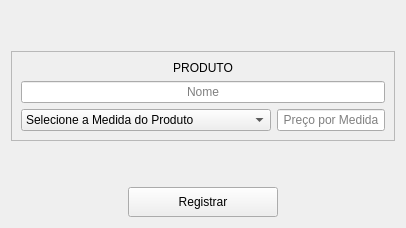
                <widget class="QWidget" name="tab_produtos_cadastrar">
                 <property name="sizePolicy">
                  <sizepolicy hsizetype="Preferred" vsizetype="Preferred">
                   <horstretch>0</horstretch>
                   <verstretch>0</verstretch>
                  </sizepolicy>
                 </property>
                 <attribute name="title">
                  <string>Cadastro</string>
                 </attribute>
                 <layout class="QVBoxLayout" name="verticalLayout_19">
                  <item>
                   <spacer name="verticalSpacer_10">
                    <property name="orientation">
                     <enum>Qt::Vertical</enum>
                    </property>
                    <property name="sizeHint" stdset="0">
                     <size>
                      <width>20</width>
                      <height>40</height>
                     </size>
                    </property>
                   </spacer>
                  </item>
                  <item>
                   <widget class="QFrame" name="frame_6">
                    <property name="frameShape">
                     <enum>QFrame::StyledPanel</enum>
                    </property>
                    <property name="frameShadow">
                     <enum>QFrame::Raised</enum>
                    </property>
                    <layout class="QGridLayout" name="gridLayout_3">
                     <item row="2" column="0" colspan="2">
                      <widget class="QLineEdit" name="txt_nome_produto">
                       <property name="alignment">
                        <set>Qt::AlignCenter</set>
                       </property>
                       <property name="placeholderText">
                        <string>Nome</string>
                       </property>
                      </widget>
                     </item>
                     <item row="1" column="0" colspan="2">
                      <widget class="QLabel" name="lb_cadastro_produto">
                       <property name="layoutDirection">
                        <enum>Qt::LeftToRight</enum>
                       </property>
                       <property name="text">
                        <string>PRODUTO</string>
                       </property>
                       <property name="alignment">
                        <set>Qt::AlignCenter</set>
                       </property>
                      </widget>
                     </item>
                     <item row="3" column="0">
                      <widget class="QComboBox" name="select_medida_produto">
                       <property name="minimumSize">
                        <size>
                         <width>250</width>
                         <height>0</height>
                        </size>
                       </property>
                       <property name="currentText">
                        <string>Selecione a Medida do Produto</string>
                       </property>
                       <item>
                        <property name="text">
                         <string>Selecione a Medida do Produto</string>
                        </property>
                       </item>
                       <item>
                        <property name="text">
                         <string>Kg</string>
                        </property>
                       </item>
                       <item>
                        <property name="text">
                         <string>Saco</string>
                        </property>
                       </item>
                       <item>
                        <property name="text">
                         <string>Unidade</string>
                        </property>
                       </item>
                       <item>
                        <property name="text">
                         <string>Caixa</string>
                        </property>
                       </item>
                      </widget>
                     </item>
                     <item row="3" column="1">
                      <widget class="QLineEdit" name="txt_preco_produto">
                       <property name="alignment">
                        <set>Qt::AlignCenter</set>
                       </property>
                       <property name="placeholderText">
                        <string>Preço por Medida</string>
                       </property>
                      </widget>
                     </item>
                    </layout>
                   </widget>
                  </item>
                  <item>
                   <spacer name="verticalSpacer_9">
                    <property name="orientation">
                     <enum>Qt::Vertical</enum>
                    </property>
                    <property name="sizeHint" stdset="0">
                     <size>
                      <width>20</width>
                      <height>40</height>
                     </size>
                    </property>
                   </spacer>
                  </item>
                  <item alignment="Qt::AlignHCenter">
                   <widget class="QPushButton" name="btn_cadastrar_produto">
                    <property name="enabled">
                     <bool>true</bool>
                    </property>
                    <property name="sizePolicy">
                     <sizepolicy hsizetype="Minimum" vsizetype="Fixed">
                      <horstretch>0</horstretch>
                      <verstretch>0</verstretch>
                     </sizepolicy>
                    </property>
                    <property name="minimumSize">
                     <size>
                      <width>150</width>
                      <height>30</height>
                     </size>
                    </property>
                    <property name="maximumSize">
                     <size>
                      <width>180</width>
                      <height>29</height>
                     </size>
                    </property>
                    <property name="cursor">
                     <cursorShape>PointingHandCursor</cursorShape>
                    </property>
                    <property name="layoutDirection">
                     <enum>Qt::LeftToRight</enum>
                    </property>
                    <property name="text">
                     <string>Registrar</string>
                    </property>
                   </widget>
                  </item>
                 </layout>
                </widget>
